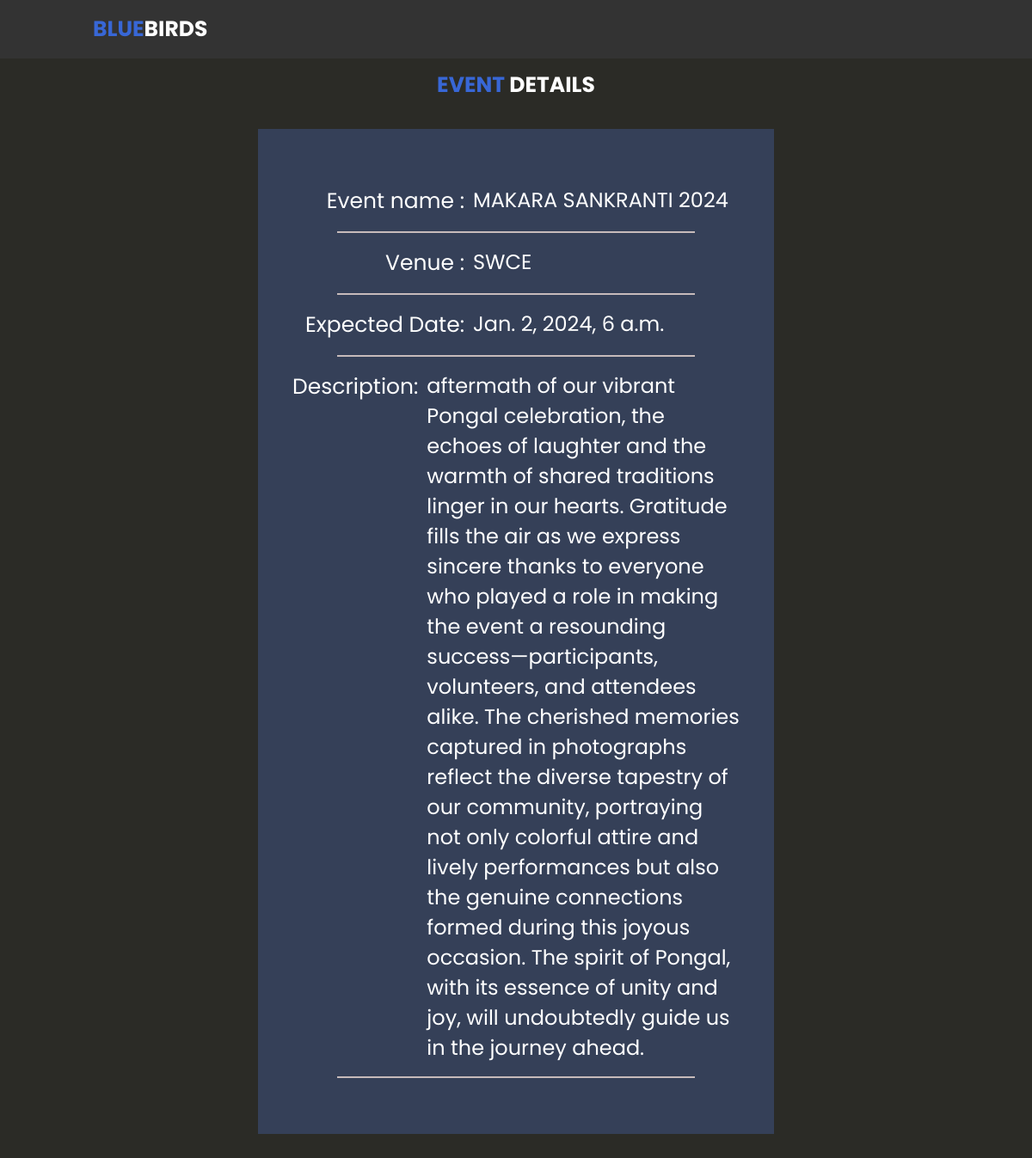
Page /detailed_event/19/ on the committed database.
### authentication/models.py (models this page shows, shortened)
class Event(models.Model):
    name = models.CharField(max_length=200)
    description = models.TextField()
    start_time = models.DateTimeField()
    end_time = models.DateTimeField()
    venue = models.CharField(max_length=200)
    organizer = models.ForeignKey(Profile, on_delete=models.CASCADE, related_name='organized_events')
    created_at = models.DateTimeField(auto_now_add=True)
    updated_at = models.DateTimeField(auto_now=True)
    approved = models.BooleanField(default=False)

### authentication/views.py (the view)
# urls.py: path('detailed_event/<int:event_id>/',detailed_event,name='detailed_event'),
def detailed_event(request,event_id):
	event = get_object_or_404(Event, id=event_id)
	return render(request,'authentication/showEvent.html',{'event':event})

### authentication/templates/authentication/showEvent.html (shortened to what this page needs)
{% load static %}
<!DOCTYPE html>
<html lang="en">
<head>
    <link rel="stylesheet" href={% static "styles.css" %} />
    <link rel="stylesheet" href={% static "showEvent.css" %} />
</head>
<body>
    <header class="nav">
        <a href="#" class="logo"><span>BLUE</span>BIRDS</a>
    </header>
    <div class="content" >
        <center>
            <br><br><br><br><br>
        <h2 class="event"><span>Event</span> Details</h2><br /><br>
        <div class="div_deg">
                <div class="box">
                    <label class="label" for="">Event name :</label>
                    <div class="details">{{event.name}}</div>
                </div>
                <br>
                <hr>
                <br>
                <div class="box">
                    <label  class="label" for="">Venue :</label>
                    <div class="details">{{event.venue}}</div>
                </div>
                <br>
                <hr>
                <br>
                <div class="box">
                    <label class="label" for="">Expected Date:</label>
                    <div class="details">{{event.start_time}}</div>
                </div>
                <br>
                <hr>
                <br>
                <div class="box">
                    <div style="display: inline-flex;color: #fff; font-size: 2.5rem;"> Description:</div>
                    <div class="details">{{event.description}}</div>
                </div>
                <br>
                <hr>
        </div>
        </center>
       </div>
       <br><br><br>
</body>
</html>

### authentication/static/styles.css (style rules this page uses)
:root { --theme-color: #3867d6; }
* { font-family: "Poppins", sans-serif; margin: 0; padding: 0; box-sizing: border-box; outline: none; border: none; text-decoration: none; transition: 0.2s linear; }
html { font-size: 62.5%; overflow-x: hidden; scroll-padding-top: 7rem; scroll-behavior: smooth; }
body { background: #2b2b26; }
.nav { position: fixed; top: 0; left: 0; right: 0; z-index: 10000; background: #333; display: flex; align-items: center; justify-content: space-between; padding: 1.5rem 9%; }
.nav .logo { font-weight: bolder; color: #fff; font-size: 2.5rem; }
.nav .logo span { color: var(--theme-color); }

### authentication/static/showEvent.css (style rules this page uses)
.box { display: flex; }
.details { color: white; font-size:x-large; margin-left: 10px; text-align: left; }
hr { height: 2px; background-color: rgb(199, 187, 187); width: 80%; }
.label { display: inline-block; text-align:right; color: #fff; font-size: 2.5rem; width:200px; }
.div_deg { background-color: #354058; width:600px; padding-top:65px; padding-bottom:65px; padding-left: 40px; padding-right: 40px; }
.content h2 { color: #fff; font-size: 2.5rem; text-transform: uppercase; }
.content h2 span { color: var(--theme-color); text-transform: uppercase; }

### rows in the picture
Event: name "MAKARA SANKRANTI 2024", venue "SWCE", start_time "Jan. 2, 2024, 6 a.m.", description "aftermath of our vibrant Pongal celebration, the echoes of laughter and the warmth of shared traditions linger in our hearts. Gratitude fills the air as we express sincere thanks to everyone who played a role in making the event a resounding success—participants, volunteers, and attendees alike. The cherished memories captured in photographs reflect the diverse tapestry of our community, portraying not only colorful attire and lively performances but also the genuine connections formed during this joyous occasion. The spirit of Pongal, with its essence of unity and joy, will undoubtedly guide us in the journey ahead."
